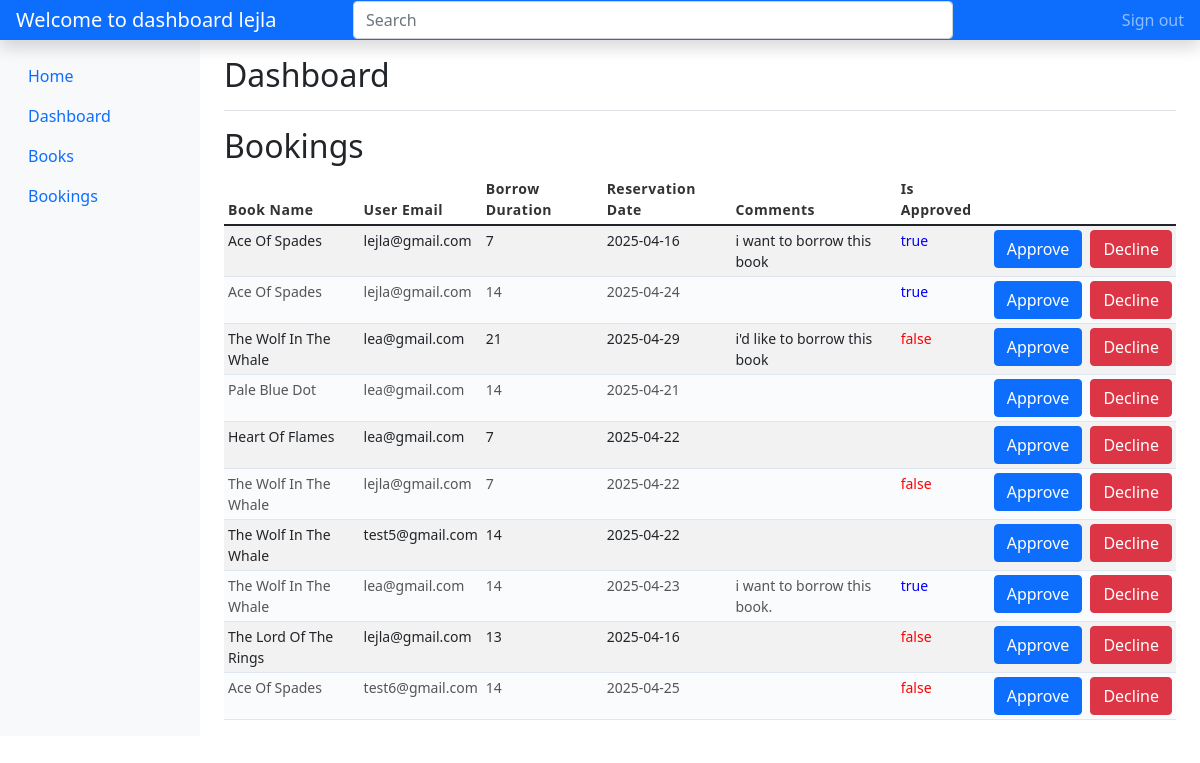
The page /bookings.php (signed in) on the database its author committed.
### tables this page shows
CREATE TABLE `bookings` (
  `id` int(255) NOT NULL,
  `user_id` int(255) NOT NULL,
  `book_id` int(255) NOT NULL,
  `borrow_duration` int(21) NOT NULL,
  `reservation_date` date NOT NULL,
  `comments` varchar(255) NOT NULL,
  `is_approved` varchar(255) NOT NULL
);

CREATE TABLE `books` (
  `id` int(255) NOT NULL,
  `tittle` varchar(255) NOT NULL,
  `author` varchar(255) NOT NULL,
  `description` varchar(255) NOT NULL,
  `image` varchar(255) NOT NULL
);

CREATE TABLE `users` (
  `id` int(255) NOT NULL,
  `username` varchar(255) NOT NULL,
  `email` varchar(255) NOT NULL,
  `password` varchar(255) NOT NULL,
  `is_admin` int(255) NOT NULL
);

### bookings.php (the view, shortened to what this page needs)
<?php
   include_once('config.php');
   if ($_SESSION['is_admin'] == '1') {
     $sql = "SELECT books.tittle, users.email, bookings.id, bookings.borrow_duration, bookings.reservation_date, bookings.comments, bookings.is_approved FROM books
     INNER JOIN bookings ON books.id = bookings.book_id
     INNER JOIN users ON users.id = bookings.user_id";
    $selectBookings = $con->prepare($sql);
    $selectBookings->execute();
    $bookings_data = $selectBookings->fetchAll();
   }
 ?>
 <!DOCTYPE html>
 <html>
 <head>
 	<link href="https://cdn.jsdelivr.net/npm/bootstrap@5.1.3/dist/css/bootstrap.min.css" rel="stylesheet">
 </head>
 <body>
 <header class="navbar navbar-dark sticky-top bg-primary flex-md-nowrap p-0 shadow">
  <a class="navbar-brand col-md-3 col-lg-2 me-0 px-3" href="#"><?php echo "Welcome to dashboard ".$_SESSION['username']; ?></a>
  <input class="form-control form-control-dark w-50" type="text" placeholder="Search" aria-label="Search">
  <div class="navbar-nav">
    <div class="nav-item text-nowrap">
      <a class="nav-link px-3" href="logout.php">Sign out</a>
    </div>
  </div>
</header>
<div class="container-fluid">
  <div class="row">
    <nav id="sidebarMenu" class="col-md-3 col-lg-2 d-md-block bg-light sidebar collapse">
      <div class="position-sticky pt-3">
      <ul class="nav flex-column">
           <?php if ($_SESSION['is_admin'] == '1') { ?>
            <li class="nav-item">
              <a class="nav-link" href="index.php">
                Home
              </a>
            </li>
          <li class="nav-item">
            <a class="nav-link active" aria-current="page" href="dashboard.php">
              Dashboard
            </a>
          </li>
          <li class="nav-item">
            <a class="nav-link" href="list_books.php">
              Books
            </a>
          </li>
          <li class="nav-item">
            <a class="nav-link" href="bookings.php">
              Bookings
            </a>
          </li>
        <?php  }?>
      </div>
    </nav>
    <main class="col-md-9 ms-sm-auto col-lg-10 px-md-4">
      <div class="d-flex justify-content-between flex-wrap flex-md-nowrap align-items-center pt-3 pb-2 mb-3 border-bottom">
        <h1 class="h2">Dashboard</h1>
      </div>
      <h2>Bookings</h2>
      <div class="table-responsive">
        <table class="table table-striped table-sm">
          <thead>
            <tr>
              <th scope="col">Book Name</th>
              <th scope="col">User Email</th>
              <th scope="col">Borrow Duration </th>
              <th scope="col">Reservation Date</th>
              <th scope="col">Comments</th>
              <th scope="col">Is Approved</th>
            </tr>
          </thead>
          <tbody>
          <?php if ($_SESSION['is_admin'] == '1') { ?>
            <?php foreach ($bookings_data as $booking_data) { ?>
               <tr>
                <td><?php echo $booking_data['tittle']; ?></td>
                <td><?php echo $booking_data['email']; ?></td>
                <td><?php echo $booking_data['borrow_duration']; ?></td>
                <td><?php echo $booking_data['reservation_date']; ?></td>
                <td><?php echo $booking_data['comments']; ?></td>
                <td style="color: <?php echo $booking_data['is_approved'] == 'true' ? 'blue' : 'red'; ?>;">
                   <?php echo $booking_data['is_approved']; ?>
                </td>
                <td>
  <a href="approve.php?id=<?= $booking_data['id'];?>" class="btn btn-primary">Approve</a>
</td>
<td>
  <a href="decline.php?id=<?= $booking_data['id'];?>" class="btn btn-danger">Decline</a>
</td>
           <?php }} ?>
          </tbody>
        </table>
      </div>
    </main>
  </div>
</div>
 </body>
 </html>

### bookings.php (style rules this page uses)
thead { background-color: #f4f5f7; color: #333; }
th { padding: 12px 18px; font-size: 14px; font-weight: 600; text-align: left; border-bottom: 1px solid #d1d8e3; text-transform: capitalize; letter-spacing: 0.5px; }
tr:nth-child(even) { background-color: #fafbfc; }
tr:nth-child(odd) { background-color: #ffffff; }
td { padding: 12px 18px; font-size: 14px; color: #555; border-bottom: 1px solid #e0e7f3; }

### rows shown on the page
bookings: book.tittle "Ace Of Spades", user.email "lejla@gmail.com", borrow_duration "7", reservation_date "2025-04-16", comments "i want to borrow this book", is_approved "true"
bookings: book.tittle "Ace Of Spades", user.email "lejla@gmail.com", borrow_duration "14", reservation_date "2025-04-24", is_approved "true"
bookings: book.tittle "The Wolf In The Whale", user.email "lea@gmail.com", borrow_duration "21", reservation_date "2025-04-29", comments "i'd like to borrow this book", is_approved "false"
bookings: book.tittle "Pale Blue Dot", user.email "lea@gmail.com", borrow_duration "14", reservation_date "2025-04-21"
bookings: book.tittle "Heart Of Flames", user.email "lea@gmail.com", borrow_duration "7", reservation_date "2025-04-22"
bookings: book.tittle "The Wolf In The Whale", user.email "lejla@gmail.com", borrow_duration "7", reservation_date "2025-04-22", is_approved "false"
bookings: book.tittle "The Wolf In The Whale", user.email "test5@gmail.com", borrow_duration "14", reservation_date "2025-04-22"
bookings: book.tittle "The Wolf In The Whale", user.email "lea@gmail.com", borrow_duration "14", reservation_date "2025-04-23", comments "i want to borrow this book.", is_approved "true"
bookings: book.tittle "The Lord Of The Rings", user.email "lejla@gmail.com", borrow_duration "13", reservation_date "2025-04-16", is_approved "false"
bookings: book.tittle "Ace Of Spades", user.email "test6@gmail.com", borrow_duration "14", reservation_date "2025-04-25", is_approved "false"

### other values the page prints
$_SESSION['username'] "lejla"
